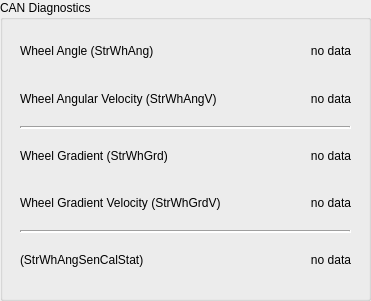
  <widget class="QGroupBox" name="group_can_diagnostics">
   <property name="geometry">
    <rect>
     <x>690</x>
     <y>340</y>
     <width>371</width>
     <height>301</height>
    </rect>
   </property>
   <property name="title">
    <string>CAN Diagnostics</string>
   </property>
   <widget class="QWidget" name="gridLayoutWidget_5">
    <property name="geometry">
     <rect>
      <x>20</x>
      <y>30</y>
      <width>331</width>
      <height>251</height>
     </rect>
    </property>
    <layout class="QGridLayout" name="gridLayout">
     <item row="0" column="0">
      <widget class="QLabel" name="label_4">
       <property name="text">
        <string>Wheel Angle (StrWhAng)</string>
       </property>
      </widget>
     </item>
     <item row="2" column="0">
      <widget class="QLabel" name="label_5">
       <property name="text">
        <string>Wheel Angular Velocity (StrWhAngV)</string>
       </property>
      </widget>
     </item>
     <item row="7" column="0">
      <widget class="QLabel" name="label_8">
       <property name="text">
        <string>(StrWhAngSenCalStat)</string>
       </property>
      </widget>
     </item>
     <item row="5" column="0">
      <widget class="QLabel" name="label_7">
       <property name="text">
        <string>Wheel Gradient Velocity (StrWhGrdV)</string>
       </property>
      </widget>
     </item>
     <item row="4" column="0">
      <widget class="QLabel" name="label_6">
       <property name="text">
        <string>Wheel Gradient (StrWhGrd)</string>
       </property>
      </widget>
     </item>
     <item row="0" column="1">
      <widget class="QLabel" name="lbl_StrWhAng">
       <property name="text">
        <string>no data</string>
       </property>
       <property name="alignment">
        <set>Qt::AlignRight|Qt::AlignTrailing|Qt::AlignVCenter</set>
       </property>
      </widget>
     </item>
     <item row="4" column="1">
      <widget class="QLabel" name="lbl_StrWhGrd">
       <property name="text">
        <string>no data</string>
       </property>
       <property name="alignment">
        <set>Qt::AlignRight|Qt::AlignTrailing|Qt::AlignVCenter</set>
       </property>
      </widget>
     </item>
     <item row="7" column="1">
      <widget class="QLabel" name="lbl_StrWhAngSenCalStat">
       <property name="text">
        <string>no data</string>
       </property>
       <property name="alignment">
        <set>Qt::AlignRight|Qt::AlignTrailing|Qt::AlignVCenter</set>
       </property>
      </widget>
     </item>
     <item row="2" column="1">
      <widget class="QLabel" name="lbl_StrWhAngV">
       <property name="text">
        <string>no data</string>
       </property>
       <property name="alignment">
        <set>Qt::AlignRight|Qt::AlignTrailing|Qt::AlignVCenter</set>
       </property>
      </widget>
     </item>
     <item row="5" column="1">
      <widget class="QLabel" name="lbl_StrWhGrdV">
       <property name="text">
        <string>no data</string>
       </property>
       <property name="alignment">
        <set>Qt::AlignRight|Qt::AlignTrailing|Qt::AlignVCenter</set>
       </property>
      </widget>
     </item>
     <item row="3" column="0" colspan="2">
      <widget class="Line" name="line_2">
       <property name="frameShadow">
        <enum>QFrame::Sunken</enum>
       </property>
       <property name="lineWidth">
        <number>2</number>
       </property>
       <property name="orientation">
        <enum>Qt::Horizontal</enum>
       </property>
      </widget>
     </item>
     <item row="6" column="0" colspan="2">
      <widget class="Line" name="line_3">
       <property name="frameShadow">
        <enum>QFrame::Sunken</enum>
       </property>
       <property name="lineWidth">
        <number>2</number>
       </property>
       <property name="orientation">
        <enum>Qt::Horizontal</enum>
       </property>
      </widget>
     </item>
    </layout>
   </widget>
  </widget>
